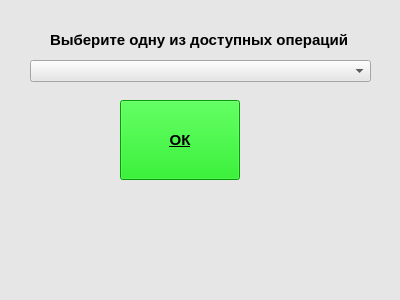
<?xml version="1.0" encoding="UTF-8"?>
<ui version="4.0">
 <class>MainWindow</class>
 <widget class="QMainWindow" name="MainWindow">
  <property name="enabled">
   <bool>true</bool>
  </property>
  <property name="geometry">
   <rect>
    <x>0</x>
    <y>0</y>
    <width>400</width>
    <height>300</height>
   </rect>
  </property>
  <property name="minimumSize">
   <size>
    <width>400</width>
    <height>300</height>
   </size>
  </property>
  <property name="maximumSize">
   <size>
    <width>400</width>
    <height>300</height>
   </size>
  </property>
  <property name="windowTitle">
   <string>Произведение Матриц</string>
  </property>
  <property name="styleSheet">
   <string notr="true">background-color: rgb(230, 230, 230);</string>
  </property>
  <widget class="QWidget" name="centralwidget">
   <widget class="QPushButton" name="generate_and_calculate">
    <property name="enabled">
     <bool>true</bool>
    </property>
    <property name="geometry">
     <rect>
      <x>120</x>
      <y>100</y>
      <width>120</width>
      <height>80</height>
     </rect>
    </property>
    <property name="minimumSize">
     <size>
      <width>120</width>
      <height>80</height>
     </size>
    </property>
    <property name="maximumSize">
     <size>
      <width>120</width>
      <height>80</height>
     </size>
    </property>
    <property name="font">
     <font>
      <family>MS Shell Dlg 2</family>
      <pointsize>11</pointsize>
      <weight>75</weight>
      <bold>true</bold>
      <underline>true</underline>
     </font>
    </property>
    <property name="cursor">
     <cursorShape>PointingHandCursor</cursorShape>
    </property>
    <property name="styleSheet">
     <string notr="true">background-color: #00dd00;
color: #000000;</string>
    </property>
    <property name="text">
     <string>ОК</string>
    </property>
   </widget>
   <widget class="QLabel" name="title_A">
    <property name="geometry">
     <rect>
      <x>50</x>
      <y>30</y>
      <width>311</width>
      <height>20</height>
     </rect>
    </property>
    <property name="font">
     <font>
      <family>MS Shell Dlg 2</family>
      <pointsize>11</pointsize>
      <weight>75</weight>
      <bold>true</bold>
     </font>
    </property>
    <property name="text">
     <string>Выберите одну из доступных операций</string>
    </property>
   </widget>
   <widget class="QComboBox" name="comboBox">
    <property name="geometry">
     <rect>
      <x>30</x>
      <y>60</y>
      <width>341</width>
      <height>22</height>
     </rect>
    </property>
   </widget>
  </widget>
 </widget>
 <resources/>
 <connections/>
</ui>
